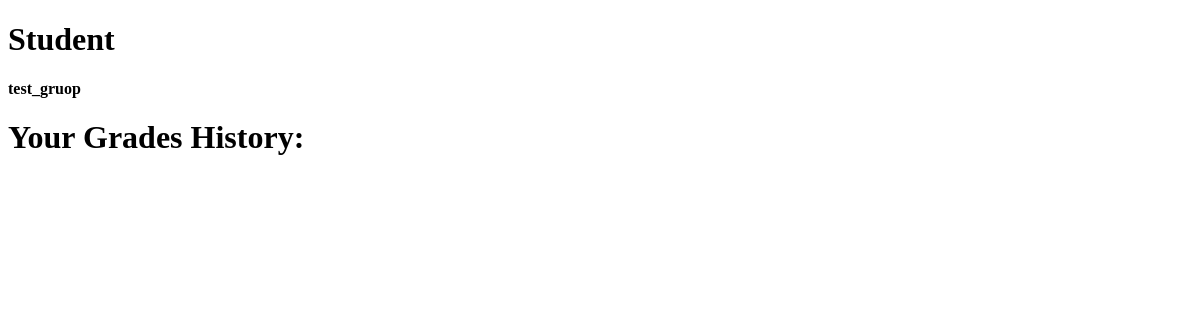
The app's page /student_cabinet/ (signed in), older data.
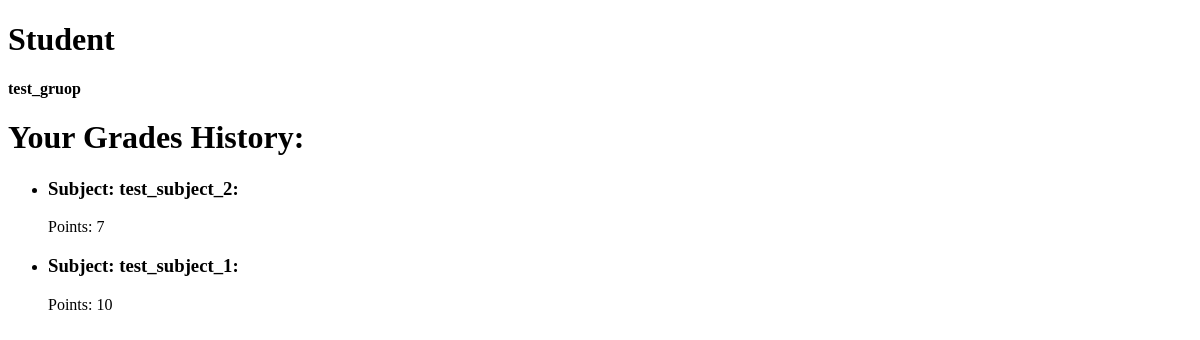
The same page, newer data.
### e_journal_app/models.py (models this page shows, shortened)
class Student(models.Model):
    user_id = models.OneToOneField(User, on_delete=models.CASCADE) # Only One student to One User
    name = models.CharField(max_length=50, null=False, blank=False)
    surname = models.CharField(max_length=50, null=False, blank=False)
    group = models.ForeignKey('Group', on_delete=models.CASCADE) # Many students can have One group

class Group(models.Model):
    name = models.CharField(max_length=20, null=False, blank=False)
    admission_year = models.DateField(null=False, blank=False)

class Grade(models.Model):
    student = models.ForeignKey('Student', on_delete=models.CASCADE)
    subject = models.ForeignKey('Subject', on_delete=models.CASCADE)
    points = models.PositiveSmallIntegerField(null=False, blank=False)
    week = models.PositiveSmallIntegerField(null=False, blank=False)
    semester = models.PositiveSmallIntegerField(null=False, blank=False)

class Subject(models.Model):
    title = models.CharField(max_length=50, null=False, blank=False)
    price = models.PositiveSmallIntegerField()

### e_journal_app/views.py (the view)
# urls.py: path('student_cabinet/', studentCabinetView, name='student_cabinet'),
def studentCabinetView(request):
    thisStudent = Student.objects.get(user_id=request.user)
    thisGrades = Grade.objects.filter(student=thisStudent)
    return render(request,
                  'student_cabinet.html',
                  context={
                      'student': thisStudent,
                      'grades': thisGrades
                  })

### templates/student_cabinet.html (shortened to what this page needs)
<!DOCTYPE html>
<html lang="en">
<head>
</head>
<body>
    <h1>{{ student.name }} {{ user.surname }}</h1>
    <h4>{{ student.group.name }}</h4>
    <h1>Your Grades History:</h1>
    <ul>
        {% for grade in grades %}
            <li>
                <h3>Subject: {{ grade.subject.title }}:</h3>
                <p>Points: {{ grade.points }}</p>
            </li>
        {% endfor %}
    </ul>
</body>
</html>

Row changes from the older to the newer data that the page shows:
added Grade: subject "test_subject_2", points "7"
added Grade: subject "test_subject_1", points "10"
